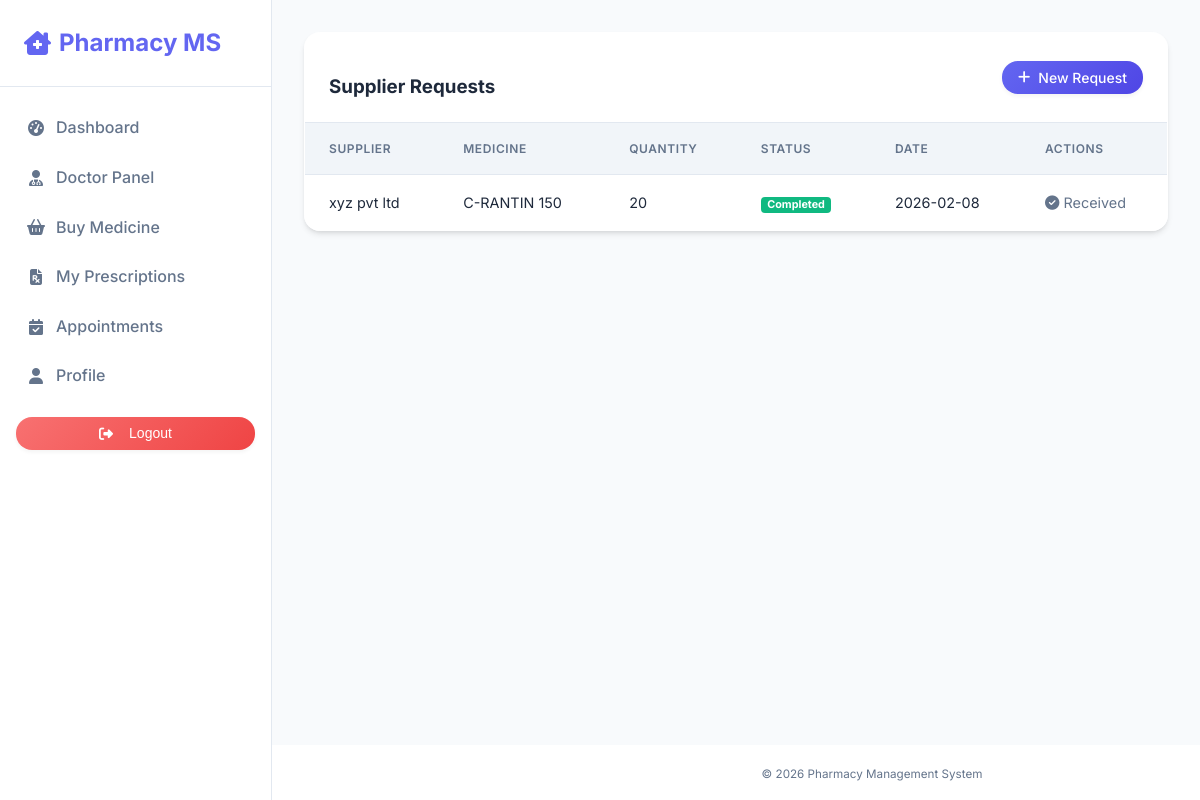
/requests/ (signed in), run on the app's committed database.
### pharmacy/models.py (models this page shows, shortened)
class SupplierRequest(models.Model):
    supplier = models.ForeignKey(Supplier, on_delete=models.CASCADE)
    medicine = models.ForeignKey(Medicine, on_delete=models.CASCADE)
    quantity = models.PositiveIntegerField()
    status = models.CharField(max_length=20, default='Pending', choices=[('Pending', 'Pending'), ('Completed', 'Completed')])
    created_at = models.DateTimeField(auto_now_add=True)

class Supplier(models.Model):
    name = models.CharField(max_length=100)
    contact_person = models.CharField(max_length=100)
    email = models.EmailField()
    phone = models.CharField(max_length=20)

class Medicine(models.Model):
    name = models.CharField(max_length=100)
    description = models.TextField()
    price = models.DecimalField(max_digits=10, decimal_places=2)
    quantity = models.PositiveIntegerField()
    expiry_date = models.DateField(null=True, blank=True)

### pharmacy/views.py (the view)
# urls.py: path('requests/', views.supplier_request_list, name='supplier_request_list'),
@login_required
def supplier_request_list(request):
    requests = SupplierRequest.objects.all().order_by('-created_at')
    return render(request, 'pharmacy/supplier_request_list.html', {'requests': requests})

### pharmacy/templates/pharmacy/supplier_request_list.html
{% extends 'pharmacy/base.html' %}
{% block content %}
<div class="card">
    <div class="card-header d-flex justify-content-between align-items-center bg-white">
        <h3 class="mb-0">Supplier Requests</h3>
        <a href="{% url 'supplier_request_create' %}" class="btn btn-primary"><i class="fas fa-plus"></i> New Request</a>
    </div>
    <div class="card-body p-0">
        <table class="table mb-0">
            <thead>
                <tr>
                    <th>Supplier</th>
                    <th>Medicine</th>
                    <th>Quantity</th>
                    <th>Status</th>
                    <th>Date</th>
                    <th>Actions</th>
                </tr>
            </thead>
            <tbody>
                {% for req in requests %}
                <tr>
                    <td>{{ req.supplier.name }}</td>
                    <td>{{ req.medicine.name }}</td>
                    <td>{{ req.quantity }}</td>
                    <td>
                        {% if req.status == 'Pending' %}
                            <span class="badge bg-warning">Pending</span>
                        {% else %}
                            <span class="badge bg-success">Completed</span>
                        {% endif %}
                    </td>
                    <td>{{ req.created_at|date:"Y-m-d" }}</td>
                    <td>
                        {% if req.status == 'Pending' %}
                        <a href="{% url 'supplier_request_status' req.pk 'Completed' %}" class="btn btn-sm btn-success" title="Mark as Received"><i class="fas fa-check"></i> Receive</a>
                        {% else %}
                        <span class="text-muted"><i class="fas fa-check-circle"></i> Received</span>
                        {% endif %}
                    </td>
                </tr>
                {% empty %}
                <tr>
                    <td colspan="6" class="text-center">No requests found.</td>
                </tr>
                {% endfor %}
            </tbody>
        </table>
    </div>
</div>
{% endblock %}

### pharmacy/static/pharmacy/style.css (style rules this page uses)
:root { --primary: #6366f1; --primary-dark: #4f46e5; --secondary: #64748b; --success: #10b981; --danger: #ef4444; --warning: #f59e0b; --info: #3b82f6; --light: #f1f5f9; --dark: #0f172a; --bg-body: #f8fafc; --surface: #ffffff; --border: #e2e8f0; --text-main: #1e293b; --text-muted: #64748b; --shadow-sm: 0 1px 3px 0 rgb(0 0 0 / 0.1), 0 1px 2px -1px rgb(0 0 0 / 0.1); --shadow: 0 4px 6px -1px rgb(0 0 0 / 0.1), 0 2px 4px -2px rgb(0 0 0 / 0.1); --shadow-lg: 0 20px 25px -5px rgb(0 0 0 / 0.1), 0 8px 10px -6px rgb(0 0 0 / 0.1); --radius: 1rem; --font-sans: 'Inter', system-ui, -apple-system, sans-serif; --grad-primary: linear-gradient(135deg, #6366f1 0%, #4f46e5 100%); --grad-success: linear-gradient(135deg, #34d399 0%, #10b981 100%); --grad-danger: linear-gradient(135deg, #f87171 0%, #ef4444 100%); --grad-warning: linear-gradient(135deg, #fbbf24 0%, #f59e0b 100%); --grad-info: linear-gradient(135deg, #60a5fa 0%, #3b82f6 100%); }
* { box-sizing: border-box; }
body { font-family: var(--font-sans); background-color: var(--bg-body); background-image: radial-gradient(#cbd5e1 1px, transparent 1px); background-size: 24px 24px; color: var(--text-main); margin: 0; line-height: 1.6; display: flex; flex-direction: column; min-height: 100vh; -webkit-font-smoothing: antialiased; }
a { text-decoration: none; color: inherit; transition: 0.2s; }
.card { background: rgba(255, 255, 255, 0.95); border-radius: var(--radius); box-shadow: var(--shadow); border: 1px solid rgba(255, 255, 255, 0.5); overflow: hidden; margin-bottom: 1.5rem; transition: transform 0.3s ease, box-shadow 0.3s ease; }
.card-header { background-color: transparent; border-bottom: 1px solid var(--border); padding: 1.25rem 1.5rem; display: flex; align-items: center; justify-content: space-between; }
.card-body { padding: 1.5rem; }
.table { width: 100%; border-collapse: collapse; font-size: 0.9rem; }
.table th { background-color: var(--light); color: var(--text-muted); font-weight: 600; text-transform: uppercase; font-size: 0.75rem; letter-spacing: 0.05em; padding: 1rem 1.5rem; text-align: left; border-bottom: 1px solid var(--border); }
.table td { padding: 1rem 1.5rem; border-bottom: 1px solid var(--border); color: var(--text-main); vertical-align: middle; }
.table tr:last-child td { border-bottom: none; }
.btn { display: inline-flex; align-items: center; justify-content: center; padding: 0.5rem 1rem; font-size: 0.875rem; font-weight: 500; border-radius: var(--radius); border: 1px solid transparent; cursor: pointer; transition: all 0.3s ease; gap: 0.5rem; line-height: 1.25; box-shadow: 0 2px 4px rgba(0,0,0,0.05); }
.btn-primary { background: var(--grad-primary); color: white; border: none; }
.text-muted { color: var(--text-muted); }
.d-flex { display: flex; }
.justify-content-between { justify-content: space-between; }
.align-items-center { align-items: center; }
.mb-0 { margin-bottom: 0 !important; }
.p-0 { padding: 0 !important; }
.badge { display: inline-block; padding: 0.25em 0.6em; font-size: 0.75em; font-weight: 700; line-height: 1; text-align: center; white-space: nowrap; vertical-align: baseline; border-radius: 0.25rem; }
.bg-success { background-color: var(--success); color: #fff; }
.bg-white { background-color: #fff !important; }

### data on the page
SupplierRequest: supplier.name "xyz pvt ltd", medicine.name "C-RANTIN 150", quantity "20", status "Completed", created_at "2026-02-08"
